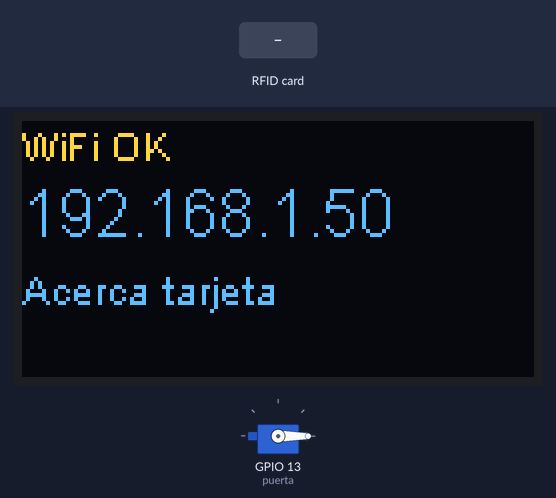
The sketch below on a simulated ESP32. Parts: 128×64 one-colour display, servo. The inputs (shaded band) are chosen by the test bench. The OLED is the two-colour kind (top 16 rows yellow); WiFi joins after 1.5 s; servers stay silent unless stated; uploads are accepted with an empty reply; what the sketch prints to the serial monitor is not drawn.

Above: at 2.7 s.
2.8 s: RFID card 5E 7A 19 C4 held to the reader
At 4.0 s:
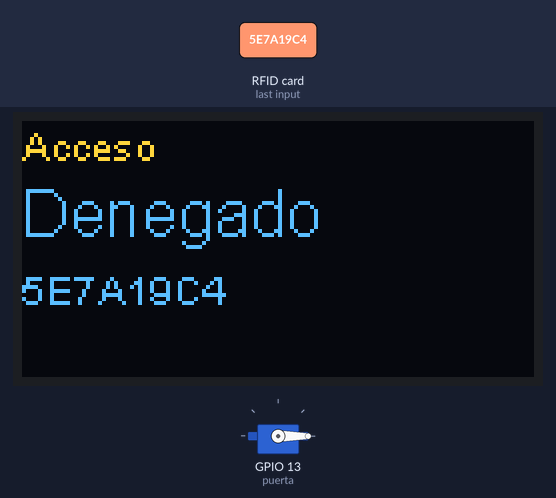
At 6.8 s:
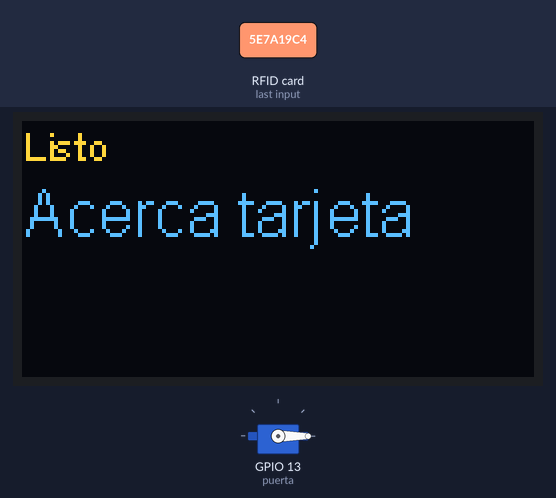
Timing chart, 0 to 8.3 s (numbered marks = the images above; inputs shaded):
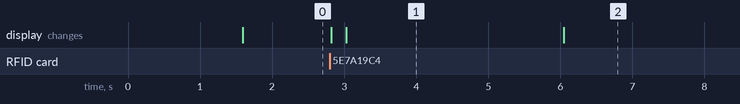

Measured:
- after the input at 2.8 s, the display: first changes at once (image 1 shows a later state)
- what the display in image 1 shows lasts 3.0 s, from 3.0 s to 6.0 s

The sketch:

proyectokarla.ino
```cpp
#include <SPI.h>
#include <MFRC522.h>
#include <Wire.h>
#include "SSD1306Wire.h"
#include <WiFi.h>
#include <HTTPClient.h>
#include <ArduinoJson.h>
#include <ESP32Servo.h>

#define RST_PIN 4
#define SS_PIN 5

const char *ssid = "INFINITUM2A37";
const char *password = "Mp7taEYHdb";
const char *servidor = "http://192.168.68.118:5000/identificar";

MFRC522 rfid(SS_PIN, RST_PIN);
SSD1306Wire display(0x3C, 21, 22);
Servo puerta;

void mostrarOLED(String linea1, String linea2, String linea3)
{
  display.clear();
  display.setFont(ArialMT_Plain_10);
  display.drawString(0, 0, linea1);
  display.setFont(ArialMT_Plain_16);
  display.drawString(0, 14, linea2);
  display.setFont(ArialMT_Plain_10);
  display.drawString(0, 36, linea3);
  display.display();
}

void setup()
{
  Serial.begin(115200);
  SPI.begin();
  rfid.PCD_Init();
  rfid.PCD_SetAntennaGain(rfid.RxGain_max);

  display.init();
  display.flipScreenVertically();

  puerta.attach(13);
  puerta.write(0);

  mostrarOLED("Conectando", "WiFi...", "");

  WiFi.begin(ssid, password);
  while (WiFi.status() != WL_CONNECTED)
  {
    delay(500);
    Serial.print(".");
  }

  Serial.println("WiFi conectado");
  Serial.println(WiFi.localIP());
  mostrarOLED("WiFi OK", WiFi.localIP().toString(), "Acerca tarjeta");
}

void loop()
{
  if (!rfid.PICC_IsNewCardPresent() || !rfid.PICC_ReadCardSerial())
    return;

  String uid = "";
  for (byte i = 0; i < rfid.uid.size; i++)
  {
    if (rfid.uid.uidByte[i] < 0x10)
      uid += "0";
    uid += String(rfid.uid.uidByte[i], HEX);
  }
  uid.toUpperCase();

  Serial.println("UID: " + uid);
  mostrarOLED("Leyendo...", uid, "");

  if (WiFi.status() == WL_CONNECTED)
  {
    HTTPClient http;
    http.begin(servidor);
    http.addHeader("Content-Type", "application/json");

    String body = "{\"uid\":\"" + uid + "\"}";
    int codigo = http.POST(body);

    if (codigo > 0)
    {
      String respuesta = http.getString();
      Serial.println("Respuesta: " + respuesta);

      StaticJsonDocument<200> json;
      deserializeJson(json, respuesta);

      String acceso = json["acceso"].as<String>();
      String nombre = json["nombre"].as<String>();
      String rol = json["rol"].as<String>();

      if (acceso == "permitido")
      {
        mostrarOLED(rol, nombre, "Acceso permitido");
        puerta.write(90);
        delay(3000);

        puerta.write(0);
      }
      else if (acceso == "equipo")
      {
        mostrarOLED("Equipo", nombre, "Registrado");
      }
      else
      {
        mostrarOLED("Acceso", "Denegado", uid);
      }
    }
    else
    {
      mostrarOLED("Error", "Sin respuesta", "del servidor");
    }

    http.end();
  }
  else
  {
    mostrarOLED("Error", "Sin WiFi", "");
  }

  rfid.PICC_HaltA();
  delay(3000);
  mostrarOLED("Listo", "Acerca tarjeta", "");
}
```
